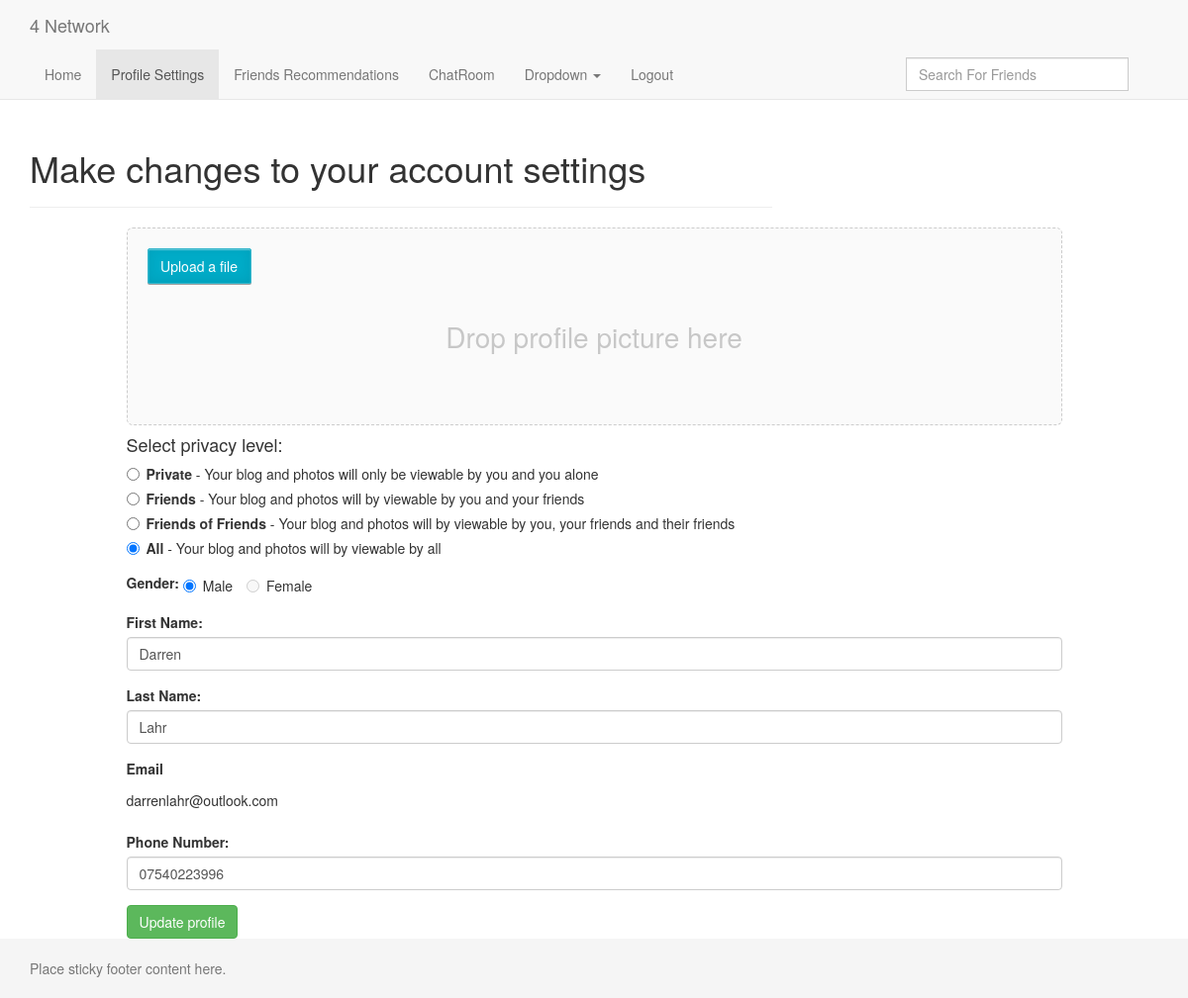
/webpages/profileSettings.php (signed in), run on the app's committed database.
### tables this page shows
CREATE TABLE `users` (
  `User_id` int(11) NOT NULL,
  `First_name` varchar(20) NOT NULL,
  `Last_name` varchar(20) NOT NULL,
  `Username` varchar(50) NOT NULL,
  `dob` date NOT NULL,
  `Password` mediumtext NOT NULL,
  `Phone` varchar(20) NOT NULL,
  `Gender` varchar(20) NOT NULL,
  `activationToken` mediumtext NOT NULL,
  `activated` tinyint(1) NOT NULL DEFAULT '0',
  `privacysetting` enum('1','2','3','4') NOT NULL DEFAULT '1',
  `profilephoto` text COMMENT 'the location of the user profile will be stored here',
  `Timestamp` timestamp NOT NULL DEFAULT CURRENT_TIMESTAMP ON UPDATE CURRENT_TIMESTAMP
);

### corePHP/functions.php (called while the page is built, shortened)
<?php
function connectToDatabase(){
    $con = mysqli_connect(SERVERNAME,USERNAME,SERVERPASSWORD,DATABASENAME);
    if (mysqli_connect_errno())
    {
        die("Failed to connect to MySQL: " . mysqli_connect_error()) ;
    } else{
        return $con;
    }
}
function pullUserSettings(){
    $con = connectToDatabase();
    $sql = "SELECT First_name, Last_name, Username, Phone, Gender, privacysetting FROM users WHERE User_id = " . $_SESSION['User_id'];
    $result = mysqli_query($con,$sql);
    $userSettings = mysqli_fetch_assoc($result);
    return $userSettings;
}

### webpages/profileSettings.php (the view, shortened to what this page needs)
<?php
require_once($_SERVER['DOCUMENT_ROOT']. "/socialSite/corePHP/functions.php");
$userSettings = pullUserSettings();
$pageTitle = 'profileSettings';
?>
<!DOCTYPE html>
<html lang="en">
  <?php require_once("includes/head.php"); ?>
  <link href="../fine-uploader/fine-uploader-gallery.min.css" rel="stylesheet">
  </head>
  <body>
    <?php require_once("includes/nav.php"); ?>
    <div class="container" style="margin-top:50px">
        <div class="row">
           <div class="col-md-8">
              <div class="page-header">
                <h1>Make changes to your account settings</h1>
              </div>
           </div>
            <div id="profilepic" class="col-md-4">
            </div>
        </div>
      <section class="row">
          <div class="col-md-10 col-md-offset-1">
              <div id="uploader"></div>
          <form method="POST" name="updateSettings">
              <div class="form-group">
                  <h4>Select privacy level:</h4>
                  <div class="radio">
                      <label>
                          <input type="radio" name="optionsPrivacy" id="privacyOption1" value="1" <?php echo (($userSettings['privacysetting']=='1') ? 'checked':''); ?>>
                          <strong>Private</strong> - Your blog and photos will only be viewable by you and you alone
                      </label>
                  </div>
                  <div class="radio">
                      <label>
                          <input type="radio" name="optionsPrivacy" id="privacyOption2" value="2" <?php echo (($userSettings['privacysetting']=='2') ? 'checked':''); ?>>
                          <strong>Friends</strong> - Your blog and photos will by viewable by you and your friends
                      </label>
                  </div>
                  <div class="radio">
                      <label>
                          <input type="radio" name="optionsPrivacy" id="privacyOption3" value="3" <?php echo (($userSettings['privacysetting']=='3') ? 'checked':''); ?>>
                          <strong>Friends of Friends</strong> - Your blog and photos will by viewable by you, your friends and their friends
                      </label>
                  </div>
                  <div class="radio">
                      <label>
                          <input type="radio" name="optionsPrivacy" id="privacyOption4" value="4" <?php echo (($userSettings['privacysetting']=='4') ? 'checked':''); ?>>
                          <strong>All</strong> - Your blog and photos will by viewable by all
                      </label>
                  </div>
              </div>
              <div class="form-group">
                  <label for="genderRatio" autofocus>Gender:</label>
                  <label class="radio-inline "><input type="radio" value="male" required <?php echo (($userSettings['Gender']=='male') ? 'checked':'disabled'); ?>>Male</label>
                  <label class="radio-inline"><input type="radio" value="female" <?php echo (($userSettings['Gender']=='female') ? 'checked':'disabled'); ?>>Female</label>
              </div>
              <div class="form-group">
                  <label for="firstName">First Name:</label>
                  <input type="text" class="form-control" name="firstName" placeholder="First Name" required value="<?php echo $userSettings['First_name'];?>">
              </div>
              <div class="form-group">
                  <label for="lastName">Last Name:</label>
                  <input type="text" class="form-control" name="lastName" placeholder="Last Name" required value="<?php echo $userSettings['Last_name'];?>">
              </div>
              <div class="form-group">
                  <label class="control-label">Email</label>
                  <p class="form-control-static"><?php echo $userSettings['Username'];?></p>
              </div>
              <div class="form-group">
                  <label for="telNumber">Phone Number:</label>
                  <input type="number" class="form-control" id="telNumber" name="Phone" placeholder="02077273101" value="<?php echo $userSettings['Phone'];?>">
              </div>
              <button type="submit" class="btn btn-success" name="updateSettings">Update profile</button>
          </form>
          </div>
      </section>
    </div>
    <footer class="footer">
      <div class="container">
        <p class="text-muted">Place sticky footer content here.</p>
      </div>
    </footer>
  </body>
</html>

### webpages/includes/head.php (shortened to what this page needs)
<link href="../vendor/twbs/bootstrap/dist/css/bootstrap.css" rel="stylesheet">

### webpages/includes/nav.php (shortened to what this page needs)
<nav class="navbar navbar-default navbar-fixed-top">
    <div class="container">
        <div class="navbar-header">
            <a class="navbar-brand" href="#">4 Network</a>
        </div>
        <div id="navbar" class="collapse navbar-collapse">
            <ul class="nav navbar-nav">
                <li <?php if($pageTitle == "index") echo 'class="active"'?>><a href="index.php">Home</a></li>
                <li <?php if($pageTitle == "profileSettings") echo 'class="active"'?>><a href="profileSettings.php">Profile Settings</a></li>
                <li <?php if($pageTitle == "friendsRecommendations") echo 'class="active"'?>><a href="friendsRecommendations.php">Friends Recommendations</a></li>
                <li><a href="chatroom.php">ChatRoom</a></li>
                <li class="dropdown droplist_all">
                    <a href="#" class="dropdown-toggle" data-toggle="dropdown" role="button" aria-haspopup="true" aria-expanded="false">Dropdown <span class="caret"></span></a>
                </li>
                <li><a href="../index.php" class="logOutLink">Logout</a></li>
                <div class="col-md-3 pull-right" id="friendSearchContainer">
                    <form class="navbar-form" role="search">
                        <div class="input-group">
                            <input type="text" size="200" class="form-control" id="friendSearchBox" placeholder="Search For Friends" autocomplete="off">
                        </div>
                    </form>
                </div>
            </ul>
        </div>
    </div>
</nav>

### webpages/profileSettings.php (style rules this page uses)
html { position: relative; min-height: 100%; }
body { margin-bottom: 60px; }
.footer { position: absolute; bottom: 0; width: 100%; height: 60px; background-color: #f5f5f5; }
body > .container { padding: 60px 15px 0; }
.container .text-muted { margin: 20px 0; }
.footer > .container { padding-right: 15px; padding-left: 15px; }

### data on the page
users: privacysetting "☐ Private - Your blog and photos", privacysetting "☐ Friends - Your blog and photos", privacysetting "☐ Friends of Friends - Your blog", privacysetting "☑ All - Your blog and photos wil", Gender "☑ Male", Gender "☐ Female", firstName "Darren", lastName "Lahr", Username "darrenlahr@outlook.com", Phone "07540223996"
